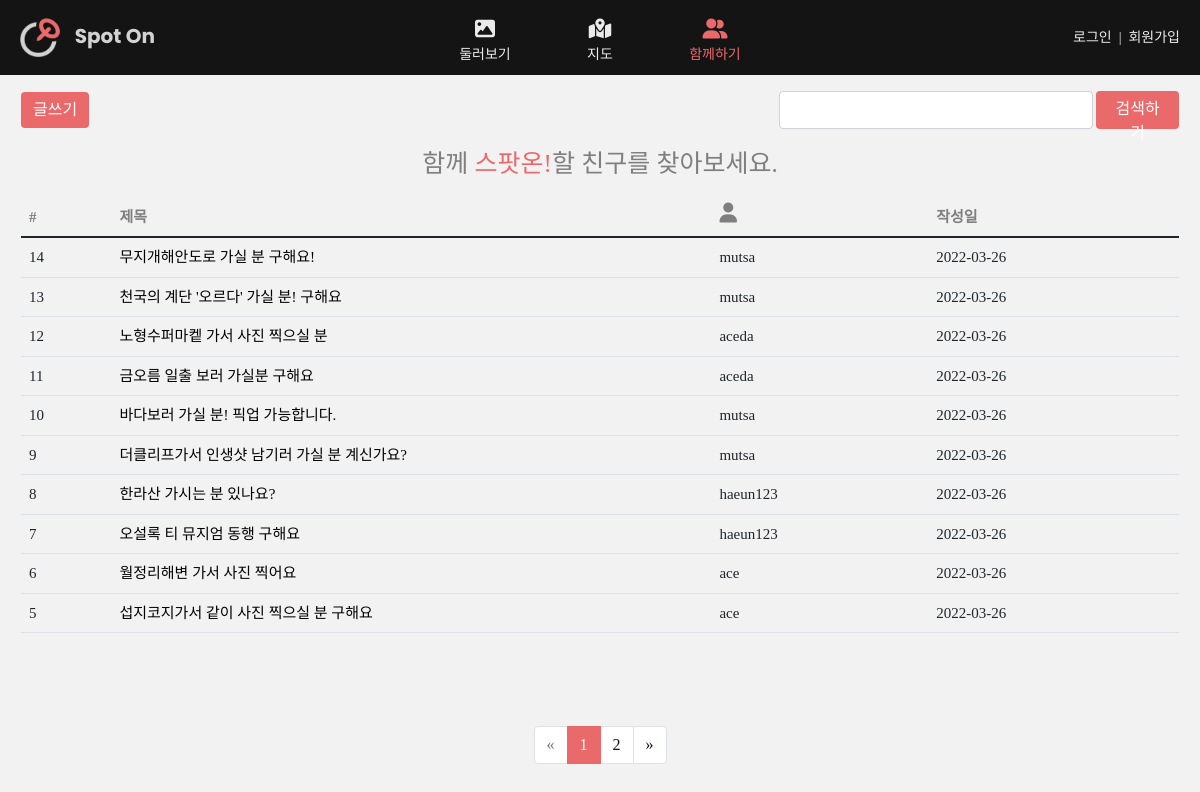
/posts/, run on the app's committed database.
### posts/models.py (models this page shows, shortened)
class Post(models.Model):
    user = models.ForeignKey(Profile, on_delete=models.CASCADE, null=True)
    title = models.CharField(max_length=100)
    body = models.CharField(max_length=200)
    location = models.CharField(max_length=100)
    due = models.DateField(null=True)
    created_at = models.DateTimeField(auto_now_add=True)

### accounts/models.py (models this page shows)
class Profile(models.Model):
    user = models.OneToOneField(User, on_delete=models.CASCADE, null=True)
    email = models.EmailField(max_length=100)
    mbti = models.CharField(max_length=50, null=True)
    type = models.CharField(max_length=100)
    age = models.IntegerField(default=0)
    gender = models.CharField(max_length=50)
    introduce = models.CharField(max_length=100)
    image = models.ImageField(upload_to='accounts', null=True)
    def __str__(self):
        return f'{self.user}'

### posts/views.py (the view)
# urls.py: path('', views.index, name="index"),
def index(request):
   posts = Post.objects.all().order_by('-id')    # Post 모델 데이터 전부를 조회해서 posts 변수에 저장
   paginator = Paginator(posts, 10)
   page = request.GET.get('page')
   posts_page = paginator.get_page(page)
   page_range = paginator.page_range
   q = request.GET.get('query', '')
   if q:
       posts_page = Post.objects.all().filter(title__icontains=q)
   context = {
       'posts': posts,
       'page_range': page_range,
       'posts_page': posts_page,
       'q': q,
   }
   return render(request, 'posts/posts.html', context)

### posts/templatetags/post_filter.py (called while the page is built)
@register.filter
def sub(value, arg):
    return value - arg

### posts/templates/posts/posts.html (shortened to what this page needs)
{% extends 'base.html' %}
{% load post_filter %}
{% load static %}
{% block style %}
<link rel="stylesheet" href="{% static 'posts_style.css' %}">
{% endblock %}
{% block content %}
<div class="posts-page">
    <div class="posts-top-bar">
        <div>
            <button type="button" id="posts-b2" class="btn btn-secondary" onclick=location.href="{% url 'posts:create' %}">글쓰기</button>
        </div>
        <div>
                <form class="posts-button" method="GET" action="">
                    <input class="form-control" type="search" name="query" placeholder="{{ q }}">
                    <button id="posts-b1" class="btn btn-secondary" type="submit" ><p>검색하기</p></button>
                </form>
        </div>
    </div>
    <div class="posts_text1">함께 <span class="posts_text2">스팟온!</span>할 친구를 찾아보세요.</div>
    <div class="posts_list">
        <table class="table" id="table_container">
            <thead>
                <tr>
                    <th class="posts_head" scope="col">#</th>
                    <th class="posts_head" id="posts_title" scope="col">제목</th>
                    <th class="posts_head" scope="col"><i class="fas fa-user"></i></th>
                    <th class="posts_head" scope="col">작성일</th>
                </tr>
            </thead>
            <tbody>
                {% if not q %}
                    {% for post in posts_page %}
                    <tr>
                        <td>{{ posts_page.paginator.count|sub:posts_page.start_index|sub:forloop.counter0|add:1 }}</td>
                        <td><a id="post_detail_a" href="{% url 'posts:detail' post.id %}">{{ post.title }}
                            </a></td>
                        <td>{{ post.user }}</td>
                        <td>{{ post.created_at|date:'Y-m-d' }}</td>
                    </tr>
                    {% endfor %}
                {% endif %}
            </tbody>
        </table>
        <div>
            <nav aria-label="Page navigation example" id="paginator_container">
                <ul class="pagination">
                    {% if posts_page.has_previous %}
                    <li class="page-item"><a class="page-link" href="?page={{ posts_page.previous_page_number }}" aria-label="Previous"><span aria-hidden="true">&laquo;</span></a></li>
                    {% else %}
                    <li class="page-item disabled"><a class="page-link" href="?page=1" aria-label="Previous"><span aria-hidden="true">&laquo;</span></a></li>
                    {% endif %}
                    {% for i in page_range %}
                    {% if i == posts_page.number %}
                    <li class="page-item active"><a class="page-link" href="?page={{ i }}">{{ i }}</a></li>
                    {% else %}
                    <li class="page-item"><a class="page-link" href="?page={{ i }}">{{ i }}</a></li>
                    {% endif %}
                    {% endfor %}
                    {% if posts_page.has_next %}
                    <li class="page-item"><a class="page-link" href="?page={{ posts_page.next_page_number }}" aria-label="Next"><span aria-hidden="true">&raquo;</span></a></li>
                    {% else %}
                    <li class="page-item disabled"><a class="page-link" href="?page={{ posts_page.paginator.num_pages }}" aria-label="Next"><span aria-hidden="true">&raquo;</span></a></li>
                    {% endif %}
                </ul>
            </nav>
        </div>
    </div>
</div>
{% endblock %}

### static/style.css (style rules this page uses)
* { padding: 0; margin: 0; font-family: 'KoPubWorldDotum'; box-sizing: border-box; font-weight: 500; }
:root { --main-color1: #EA6A6B; --main-color1-1: #FC6067; --main-color2: #141414; --main-color2-1: #242424; --main-color2-2: #404040; --background-color: #F2F2F2; --shade1: #7F7F7F; --shade2: #BFBFBF; --shade3: #F2F2F2; --shade4: #f7f7f7; --text-color: #EBEBEB; --text-highlight: white; --logo-color:#D2D2D2; --highlight-font:'SEBANG_Gothic_Bold'; --logofont: 'Poppins', sans-serif; }
i { font-size: 20px; padding-bottom: 5px; }

### static/posts_style.css (style rules this page uses)
.posts-page { background-color: var(--background-color); display: flex; flex-direction: column; align-items: center; }
.posts-top-bar { display: flex; flex-direction: row; justify-content: space-between ; align-items: center; width: 1188px; padding: 15px; position: sticky; top: 75px; z-index: 11; height: 70px; background-color: var(--background-color); padding-top: 25px; padding-bottom: 25px; }
.posts-button { display: flex; flex-direction: row; height: 37.97px; width: 400px; }
#posts-b1 { width: 100px; margin-left: 3px; background-color: var(--main-color1); border: none; }
#posts-b2 { background-color: var(--main-color1); border: none; }
.posts_list { width: 1188px; display: flex; justify-content: space-around; padding: 15px }
.posts_head { font-weight: 700; color: var(--shade1); }
.posts_text1 { font-family: var(--highlight-font); color: var(--shade1); font-size: 25px; height: 35px; }
.posts_text2 { font-family: var(--highlight-font); color: var(--main-color1); }
.posts_list { height: calc(100vh - 185px); display: flex; flex-direction: column; justify-content: space-between; }
#table_container { width: 100%; font-size: 15px; }
.posts_head { font-weight: 700; }
#posts_title { width: 600px; }
#post_detail_a { text-decoration: none; color: black; }
#paginator_container { display: flex; justify-content: center; margin-top: 30px; }
.pagination > li > a { background-color: white; color: #141414; }
.pagination > .page-item.active > a { background-color: #EA6A6B; border: solid 1px #EA6A6B; }

### data on the page
Post: paginator.count|sub "14", title "무지개해안도로 가실 분 구해요!", user "mutsa", created_at "2022-03-26"
Post: paginator.count|sub "13", title "천국의 계단 '오르다' 가실 분! 구해요", user "mutsa", created_at "2022-03-26"
Post: paginator.count|sub "12", title "노형수퍼마켙 가서 사진 찍으실 분", user "aceda", created_at "2022-03-26"
Post: paginator.count|sub "11", title "금오름 일출 보러 가실분 구해요", user "aceda", created_at "2022-03-26"
Post: paginator.count|sub "10", title "바다보러 가실 분! 픽업 가능합니다.", user "mutsa", created_at "2022-03-26"
Post: paginator.count|sub "9", title "더클리프가서 인생샷 남기러 가실 분 계신가요?", user "mutsa", created_at "2022-03-26"
Post: paginator.count|sub "8", title "한라산 가시는 분 있나요?", user "haeun123", created_at "2022-03-26"
Post: paginator.count|sub "7", title "오설록 티 뮤지엄 동행 구해요", user "haeun123", created_at "2022-03-26"
Post: paginator.count|sub "6", title "월정리해변 가서 사진 찍어요", user "ace", created_at "2022-03-26"
Post: paginator.count|sub "5", title "섭지코지가서 같이 사진 찍으실 분 구해요", user "ace", created_at "2022-03-26"

### other printed values
{{ i }} "1"
{{ i }} "2"
